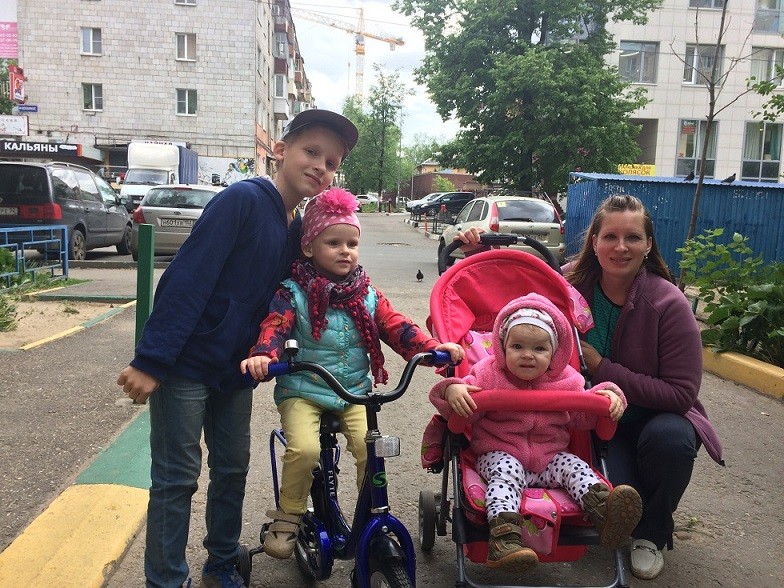
#> input picture age_gender_identity/test_image.jpg, 784 x 588 px
$ python -i insightface.py   (imports and definitions only)
#> lines starting #> are read from the running program, lines starting #| are printed output that depends on the picture
# This code is an adapted version of the file from the following project: https://github.com/dandynaufaldi/Agendernet/blob/master/model/insightface.py

import os
import numpy as np
import mxnet as mx
import cv2
from skimage import transform as trans


# [13 lines left out: function get_model, not called in this run]


def preprocess(img, bbox=None, landmark=None, **kwargs):
    M = None
    image_size = []
    str_image_size = kwargs.get('image_size', '')
    if len(str_image_size) > 0:
        image_size = [int(x) for x in str_image_size.split(',')]
        if len(image_size) == 1:
            image_size = [image_size[0], image_size[0]]
        assert len(image_size) == 2
        assert image_size[0] == 112
        assert image_size[0] == 112 or image_size[1] == 96
    if landmark is not None:
        assert len(image_size) == 2
        src = np.array([
            [30.2946, 51.6963],
            [65.5318, 51.5014],
            [48.0252, 71.7366],
            [33.5493, 92.3655],
            [62.7299, 92.2041]], dtype=np.float32)
        if image_size[1] == 112:
            src[:, 0] += 8.0
        dst = landmark.astype(np.float32)

        tform = trans.SimilarityTransform()
        tform.estimate(dst, src)
        M = tform.params[0:2, :]

    if M is None:
        if bbox is None:  # use center crop
            det = np.zeros(4, dtype=np.int32)
            det[0] = int(img.shape[1]*0.0625)
            det[1] = int(img.shape[0]*0.0625)
            det[2] = img.shape[1] - det[0]
            det[3] = img.shape[0] - det[1]
        else:
            det = bbox
        margin = kwargs.get('margin', 44)
        bb = np.zeros(4, dtype=np.int32)
        bb[0] = np.maximum(det[0]-margin/2, 0)
        bb[1] = np.maximum(det[1]-margin/2, 0)
        bb[2] = np.minimum(det[2]+margin/2, img.shape[1])
        bb[3] = np.minimum(det[3]+margin/2, img.shape[0])
        ret = img[bb[1]:bb[3], bb[0]:bb[2], :]
        if len(image_size) > 0:
            ret = cv2.resize(ret, (image_size[1], image_size[0]))
        return ret
    else:  # do align using landmark
        assert len(image_size) == 2
        warped = cv2.warpAffine(img, M, (image_size[1], image_size[0]), borderValue=0.0)
        return warped


# [14 lines left out: function resize_image, not called in this run]


class InsightFace:
    # [47 lines left out: functions __init__, prep_image, predict, decode_prediction, not called in this run]

>>> import cv2
>>> picture = cv2.imread('test_image.jpg')
#> picture is the input picture: shape (588, 784, 3); mean B, G, R 109, 111.4, 121.3
>>> result = preprocess(picture)
#> in preprocess, `ret = img[bb[1]:bb[3], bb[0]:bb[2], :]`:
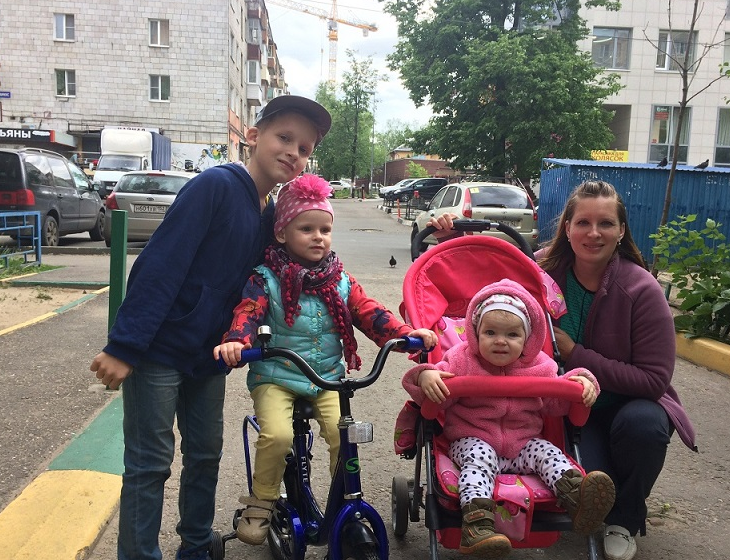
#> ret: shape (560, 730, 3); mean B, G, R 108, 109.5, 120.3
